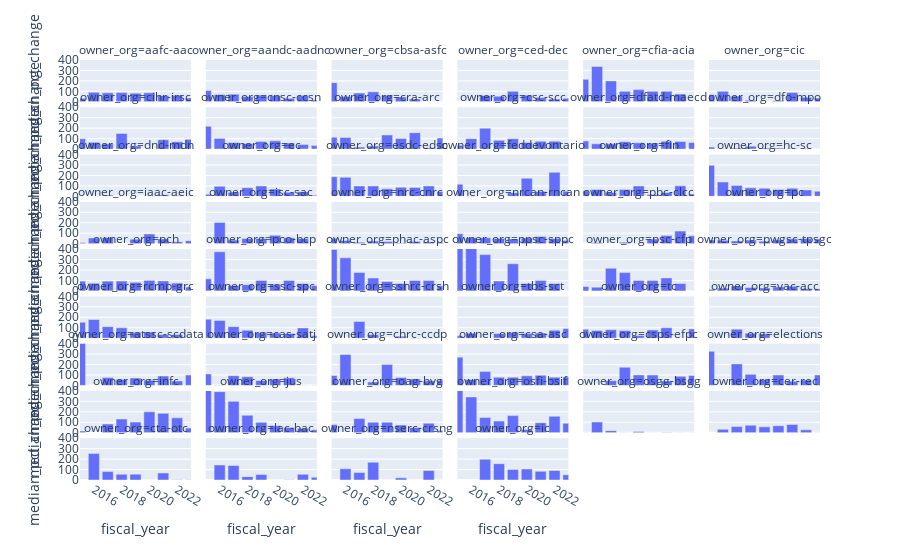

This figure's notebook cell:
### Markdown cell above
### Analysis by government department

### Code cell
# Median contract % change over time

changes_by_dept = (cost_changes
 .groupby(['fiscal_year', 'owner_org'])
 .change.median()
 .unstack()
 .dropna(thresh=8, axis=1)
 .stack()
 .reset_index(name='median_pct_change')                  
)

px.bar(changes_by_dept, x='fiscal_year', 
       y='median_pct_change', facet_col='owner_org', 
       facet_col_wrap=6, facet_row_spacing=0.013, height=1200, range_y=(0, 400),
       range_x=(2015,2023))
